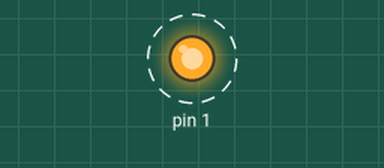
The sketch below on a simulated Arduino Uno, built with avr-gcc and run on an emulated ATmega328P. On the bench: output pins drawn as LEDs (lit = HIGH). Dashed ring = blinking.

Above: at 0.5 s.
Timing chart, 0 to 4.6 s (numbered marks = the images above):
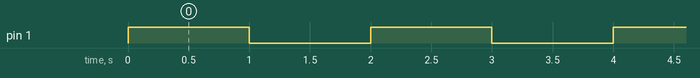

The sketch:

shira.serial.ino
```cpp
#include <LED.h>

LED led(1);

void setup() {

}

void loop() {
   led.on();
   delay(1000);
   led.off();
   delay(1000);
}
```

BUTTON.cpp
```cpp
/*
  BUTTON.cpp - Library for flashing BUTTON code.
  Created by Craig I. Hagan 9/30/2013
  Released into the public domain.
*/

#include "Arduino.h"
#include "BUTTON.h"

BUTTON::BUTTON(int pin) {
  pinMode(pin, INPUT);
  _pin = pin;
  _last_debounce_time = millis();
  _last_state = digitalRead(_pin);
  _state = HIGH;

  digitalWrite(_pin, HIGH);
}

boolean BUTTON::pressed()
{
   return digitalRead(_pin) == LOW;
}

boolean BUTTON::debounce_pressed()
{
  int cur_reading = digitalRead(_pin);
  Serial.print("got");
  Serial.print(cur_reading);
  Serial.print("\t");
  Serial.print(_state);
  Serial.print("\n");
  if (cur_reading != _last_state) {
    _last_debounce_time = millis();
    _state = HIGH;
  } else {
    if((millis() - _last_debounce_time) > DEBOUNCE_DELAY) {
       _state = cur_reading;
    }
  }
  _last_state = cur_reading;

  return _state == LOW;
}
```

BUTTON.h
```cpp
/*
  BUTTON.h - Library for flashing LED code.
  Created by Craig I. Hagan 9/30/2013
  Released into the public domain.
*/
#ifndef BUTTON_h
#define BUTTON_h

#include "Arduino.h"

#define DEBOUNCE_DELAY 50

class BUTTON
{
  public:
    BUTTON(int pin);
    boolean pressed();
    boolean debounce_pressed();
  private:
    int _pin;
    int _last_state;
    int _state;
    long _last_debounce_time;
};

#endif
```

LED.cpp
```cpp
/*
  LED.cpp - Library for flashing LED code.
  Created by Craig I. Hagan 9/30/2013
  Released into the public domain.
*/

#include "Arduino.h"
#include "LED.h"

LED::LED(int pin) {
  pinMode(pin, OUTPUT);
  _pin = pin;
}

void LED::on()
{
  digitalWrite(_pin, HIGH);
}

void LED::off()
{
  digitalWrite(_pin, LOW);
}

void LED::dot()
{
  digitalWrite(_pin, HIGH);
  delay(250);
  digitalWrite(_pin, LOW);
  delay(250);
}

void LED::dash()
{
  digitalWrite(_pin, HIGH);
  delay(1000);
  digitalWrite(_pin, LOW);
  delay(250);
}

void LED::blink(int time)
{
 digitalWrite(_pin, HIGH);
 delay(time);
 digitalWrite(_pin, LOW);
}
```

LED.h
```cpp
/*
  LED.h - Library for flashing LED code.
  Created by Craig I. Hagan 9/30/2013
  Released into the public domain.
*/
#ifndef LED_h
#define LED_h

#include "Arduino.h"

class LED
{
  public:
    LED(int pin);
    void dot();
    void dash();
    void on();
    void off();
    void blink(int time);
  private:
    int _pin;
};

#endif
```

Measured:
- by itself, pin 1: alternates HIGH for 1.0 s and LOW for 1.0 s
